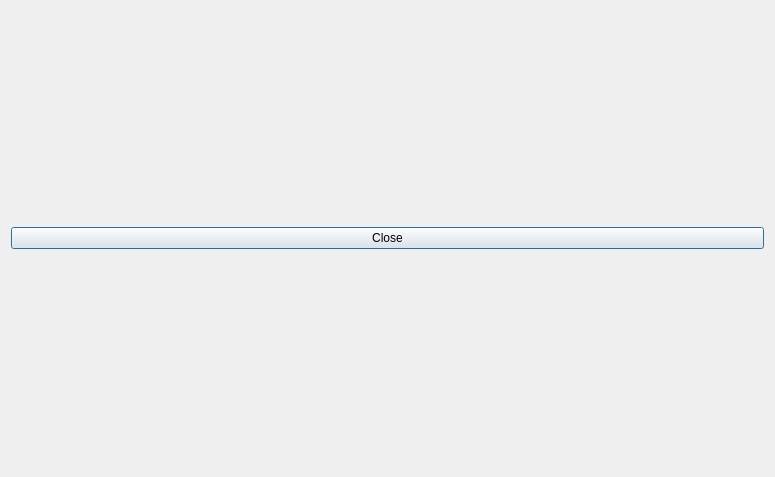
<?xml version="1.0" encoding="UTF-8"?>
<ui version="4.0">
 <class>secondwindow</class>
 <widget class="QDialog" name="secondwindow">
  <property name="geometry">
   <rect>
    <x>0</x>
    <y>0</y>
    <width>775</width>
    <height>477</height>
   </rect>
  </property>
  <property name="windowTitle">
   <string>Visualization Window</string>
  </property>
  <property name="autoFillBackground">
   <bool>true</bool>
  </property>
  <property name="sizeGripEnabled">
   <bool>false</bool>
  </property>
  <property name="modal">
   <bool>false</bool>
  </property>
  <layout class="QHBoxLayout" name="horizontalLayout_3">
   <item>
    <layout class="QHBoxLayout" name="horizontalLayout">
     <item>
      <layout class="QVBoxLayout" name="verticalLayout"/>
     </item>
     <item>
      <widget class="QPushButton" name="pushButton">
       <property name="text">
        <string>Close</string>
       </property>
      </widget>
     </item>
    </layout>
   </item>
  </layout>
 </widget>
 <resources/>
 <connections/>
</ui>
